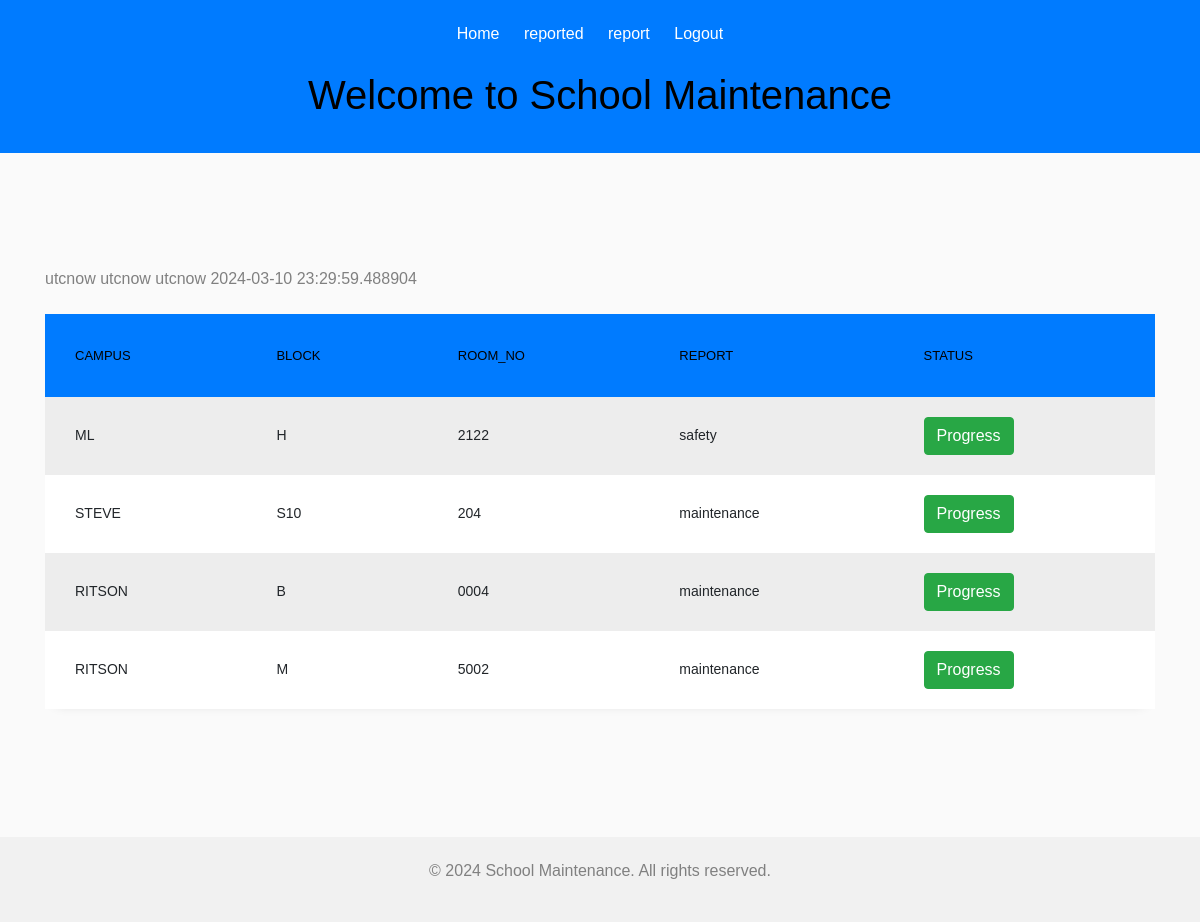
The app's page /reported (signed in) with its own data.
### tables this page shows
CREATE TABLE report(
        report_id Integer PRIMARY KEY AUTOINCREMENT,
        campus VARCHAR(10),
        Block TEXT NOT NULL,
        Room_no TEXT NOT NULL,
        Report VARCHAR(50) NOT NULL,
        Description VARCHAR(50),
        Date datetime DEFAULT utcnow,
        Image TEXT 
        );

### main.py (the view)
@app.route('/reported')
@login_required
def reported():
    with sqlite3.connect('maintenance.db') as db:
        cur = db.cursor()
        cur.execute("""SELECT * FROM report""")
    reports = cur.fetchall()
    return render_template('reported.html', reports=reports)

### main.py (called while the page is built)
@login_manager.user_loader
def user_loader(user_id):
    with sqlite3.connect('maintenance.db') as db:
        cur = db.cursor()
        cur.execute("""SELECT * FROM register WHERE user_id =%d""" % user_id)
        user = cur.fetchone()
    if user is None:
        return None
    else:
        return User(user[0], user[2], user[4], user[5])

### templates/reported.html (shortened to what this page needs)
{% extends 'layout.html'%}
{%block content %}
<section class="ftco-section">
	<div class="container">
		<div class="row">
			<div class="col-md-12">
				<div class="table-wrap">
					<table class="table table-striped">
					  <thead>
					    <tr>
					      <th>campus</th>
					      <th>Block</th>
					      <th>Room_no</th>
					      <th>Report</th>
					      <th>Status</th>
					    </tr>
					  </thead>
					  <tbody>
					  {%for report in reports%}
					    <tr>
					      <td>{{report[1].upper()}}</td>
					      <td>{{report[2].upper()}}</td>
					      <td>{{report[3]}}</td>
					      <td>{{report[4]}}</td>
					      <td><a href="#" class="btn btn-success">Progress</a></td>
					    </tr>
					  {%endfor%}
					  </tbody>
					</table>
				</div>
			</div>
		</div>
	</div>
</section>
{%endblock%}

### templates/layout.html (shortened to what this page needs)
<!DOCTYPE html>
<html lang="en">
<head>
<link rel="stylesheet" href="https://stackpath.bootstrapcdn.com/font-awesome/4.7.0/css/font-awesome.min.css">
    <link rel="stylesheet" type="text/css" href="{{ url_for('static', filename='main.css') }}">
</head>
<body>
    <header>
        <nav>
            <ul>
                <li><a href="{{url_for('index')}}">Home</a></li>
                <li><a href="{{url_for('reported')}}">reported</a></li>
                <li><a href="{{url_for('report')}}">report</a></li>
                {%if current_user.is_authenticated%}
                <li><a href="{{url_for('logout')}}">Logout</a></li>
                {%else%}
                <li><a href="{{url_for('login')}}">Login</a></li>
                <li><a href="{{url_for('register')}}">Register</a></li>
                {%endif%}
            </ul>
        </nav>
        <h1>Welcome to School Maintenance</h1>
    </header>
    {% block content %}{% endblock %}
    <footer id="contact">
        <p>&copy; 2024 School Maintenance. All rights reserved.</p>
    </footer>
</body>
</html>

### records on screen
report: campus "ML", Block "H", Room_no "2122", Report "safety"
report: campus "STEVE", Block "S10", Room_no "204", Report "maintenance"
report: campus "RITSON", Block "B", Room_no "0004", Report "maintenance"
report: campus "RITSON", Block "M", Room_no "5002", Report "maintenance"
